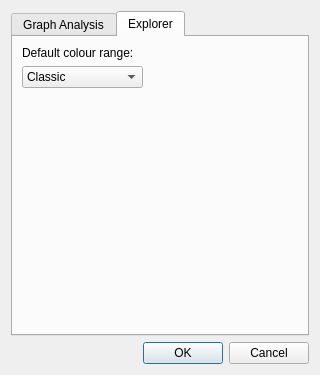
<?xml version="1.0" encoding="UTF-8"?>
<!--
SPDX-FileCopyrightText: 2015 Jorge Gil <jorge.gil@ucl.ac.uk>
SPDX-FileCopyrightText: 2015 UCL
SPDX-FileCopyrightText: 2020 Petros Koutsolampros <p.koutsolampros@spacesyntax.com>
SPDX-FileCopyrightText: 2020 Space Syntax Ltd.

SPDX-License-Identifier: GPL-2.0-or-later
-->
<ui version="4.0">
 <class>SettingsDialog</class>
 <widget class="QDialog" name="SettingsDialog">
  <property name="windowModality">
   <enum>Qt::ApplicationModal</enum>
  </property>
  <property name="geometry">
   <rect>
    <x>0</x>
    <y>0</y>
    <width>320</width>
    <height>375</height>
   </rect>
  </property>
  <property name="minimumSize">
   <size>
    <width>320</width>
    <height>230</height>
   </size>
  </property>
  <property name="windowTitle">
   <string>Space Synatx Toolkit Settings</string>
  </property>
  <layout class="QVBoxLayout" name="verticalLayout_2">
   <item>
    <widget class="QTabWidget" name="settingsTab">
     <property name="enabled">
      <bool>true</bool>
     </property>
     <property name="currentIndex">
      <number>1</number>
     </property>
     <widget class="QWidget" name="analysisTab">
      <attribute name="title">
       <string>Graph Analysis</string>
      </attribute>
      <layout class="QFormLayout" name="formLayout">
       <item row="0" column="0">
        <widget class="QLabel" name="engineHostLabel">
         <property name="text">
          <string>depthmapXnet IP</string>
         </property>
        </widget>
       </item>
       <item row="0" column="1">
        <widget class="QLineEdit" name="engineHostEdit">
         <property name="text">
          <string>localhost</string>
         </property>
        </widget>
       </item>
       <item row="1" column="0">
        <widget class="QPushButton" name="engineTestButton">
         <property name="text">
          <string>Test</string>
         </property>
        </widget>
       </item>
       <item row="1" column="1">
        <widget class="QLineEdit" name="engineTestText">
         <property name="enabled">
          <bool>true</bool>
         </property>
         <property name="frame">
          <bool>false</bool>
         </property>
         <property name="readOnly">
          <bool>true</bool>
         </property>
        </widget>
       </item>
      </layout>
     </widget>
     <widget class="QWidget" name="explorerTab">
      <attribute name="title">
       <string>Explorer</string>
      </attribute>
      <layout class="QFormLayout" name="formLayout_2">
       <item row="2" column="0">
        <widget class="QComboBox" name="colourCombo">
         <item>
          <property name="text">
           <string>Classic</string>
          </property>
         </item>
         <item>
          <property name="text">
           <string>Red - blue</string>
          </property>
         </item>
         <item>
          <property name="text">
           <string>Greyscale</string>
          </property>
         </item>
         <item>
          <property name="text">
           <string>Monochrome</string>
          </property>
         </item>
         <item>
          <property name="text">
           <string>Classic inflection</string>
          </property>
         </item>
        </widget>
       </item>
       <item row="1" column="0">
        <widget class="QLabel" name="colourLabel">
         <property name="text">
          <string>Default colour range:</string>
         </property>
        </widget>
       </item>
      </layout>
     </widget>
    </widget>
   </item>
   <item>
    <widget class="QDialogButtonBox" name="closeButtonBox">
     <property name="orientation">
      <enum>Qt::Horizontal</enum>
     </property>
     <property name="standardButtons">
      <set>QDialogButtonBox::Cancel|QDialogButtonBox::Ok</set>
     </property>
    </widget>
   </item>
  </layout>
 </widget>
 <connections>
  <connection>
   <sender>closeButtonBox</sender>
   <signal>accepted()</signal>
   <receiver>SettingsDialog</receiver>
   <slot>accept()</slot>
   <hints>
    <hint type="sourcelabel">
     <x>260</x>
     <y>335</y>
    </hint>
    <hint type="destinationlabel">
     <x>157</x>
     <y>274</y>
    </hint>
   </hints>
  </connection>
  <connection>
   <sender>closeButtonBox</sender>
   <signal>rejected()</signal>
   <receiver>SettingsDialog</receiver>
   <slot>reject()</slot>
   <hints>
    <hint type="sourcelabel">
     <x>299</x>
     <y>335</y>
    </hint>
    <hint type="destinationlabel">
     <x>286</x>
     <y>274</y>
    </hint>
   </hints>
  </connection>
 </connections>
</ui>
